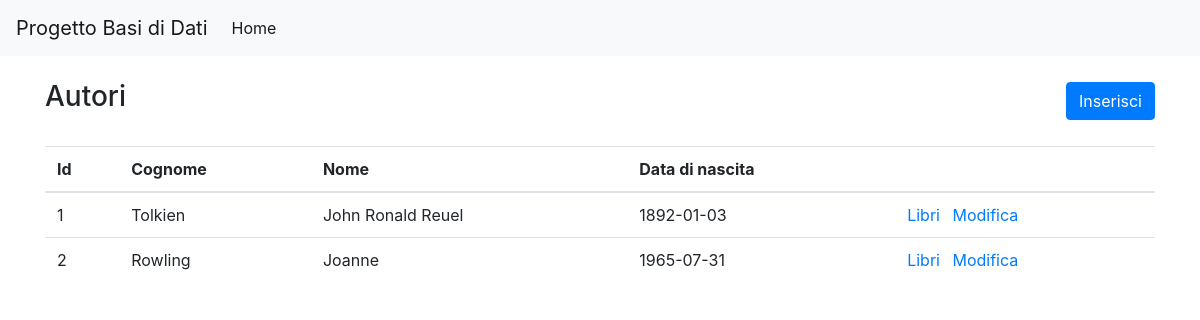
The page /sito/autore/index.php on the database its author committed.
### tables this page shows
CREATE TABLE autori (
  id           INT          NOT NULL AUTO_INCREMENT,
  cognome      VARCHAR(100) NOT NULL,
  nome         VARCHAR(100) NOT NULL,
  data_nascita DATE         NOT NULL,
  PRIMARY KEY (id)
);

### sito/ConnessioneSQL.php (called while the page is built, shortened)
<?php
class ConnessioneSQL
{
    private $servername = "localhost";
    private $username = "root";
    private $password = "";
    private $dbname = "progetto_database";
    private $conn;
    public function __construct()
    {
        $this->conn = new mysqli($this->servername, $this->username, $this->password, $this->dbname);
    }
    public function query($sql)
    {
        return $this->conn->query($sql);
    }
    public function select($table, $fields = '*', $other = '')
    {
        $fields = is_array($fields) ? implode(', ', $fields) : $fields;
        $results = $this->query("SELECT {$fields} FROM {$table} {$other}");
        return $results->fetch_all(MYSQLI_ASSOC);
    }
}

### sito/autore/index.php (the view)
<?php require '../partials/head.php' ?>
<div class="d-flex justify-content-between align-items-center mb-4">
    <h3>Autori</h3>
    <a href="inserisci.php" class="btn btn-primary">Inserisci</a>
</div>
<table class="table">
    <thead>
        <tr>
            <th>Id</th>
            <th>Cognome</th>
            <th>Nome</th>
            <th>Data di nascita</th>
            <th></th>
        </tr>
    </thead>
    <tbody>
        <?php
        require "../ConnessioneSQL.php";
        $connessione = new ConnessioneSQL();
        $risultato = $connessione->select('autori');
        if (count($risultato) > 0) {
            foreach ($risultato as $row) {
                ?>
                <tr>
                <td><?php echo $row["id"] ?></td>
                    <td><?php echo $row["cognome"] ?></td>
                    <td><?php echo $row["nome"] ?></td>
                    <td><?php echo $row["data_nascita"] ?></td>
                    <td>
                        <a href="libri.php?id_autore=<?php echo $row["id"] ?>" class="mr-2">Libri</a>
                        <a href="modifica.php?id=<?php echo $row["id"] ?>">Modifica</a>
                    </td>
                </tr>
                <?php
            }
        } else {
            ?>
            <tr>
                <td rowspan="4">Non ci sono record.</td>
            </tr>
            <?php
        }
        ?>
    </tbody>
</table>
<?php require '../partials/footer.php' ?>

### rows shown on the page
autori: id "1", cognome "Tolkien", nome "John Ronald Reuel", data_nascita "1892-01-03"
autori: id "2", cognome "Rowling", nome "Joanne", data_nascita "1965-07-31"
